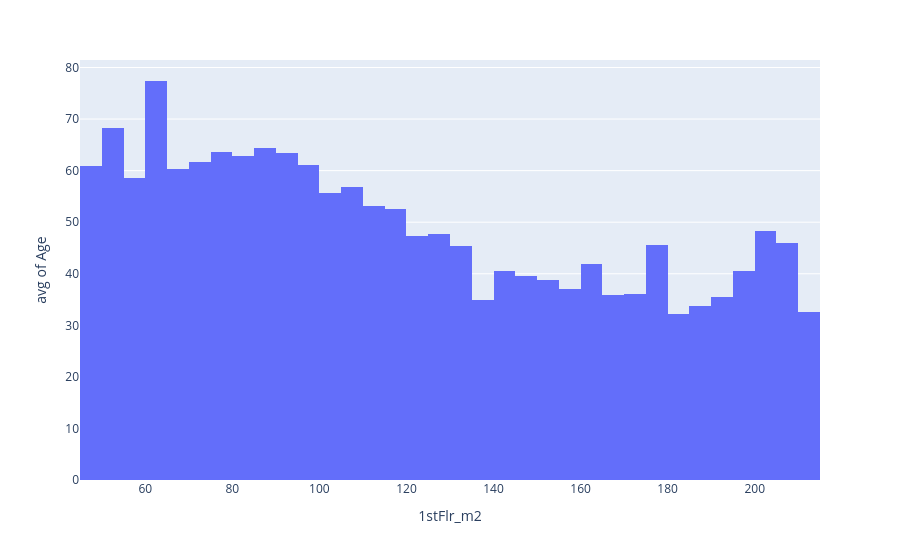

Notebook code cell kept with this figure:
### Code cell
px.histogram(df,x="1stFlr_m2",y="Age",histfunc="avg")

### Figure 1 — Plotly figure (JSON) as saved in the notebook; plotly's stock layout.template omitted (floating-point values rounded to 4 significant figures; data arrays with more than 128 entries replaced by an {"elided": "..."} marker saying what was removed)
{"data": [{"alignmentgroup": "True", "bingroup": "x", "histfunc": "avg", "hovertemplate": "1stFlr_m2=%{x}<br>avg of Age=%{y}<extra></extra>", "legendgroup": "", "marker": {"color": "#636efa", "pattern": {"shape": ""}}, "name": "", "offsetgroup": "", "orientation": "v", "showlegend": false, "type": "histogram", "x": {"elided": "2930 float values"}, "xaxis": "x", "y": {"elided": "2930 int values"}, "yaxis": "y"}], "layout": {"barmode": "relative", "legend": {"tracegroupgap": 0}, "margin": {"t": 60}, "xaxis": {"anchor": "y", "domain": [0, 1], "title": {"text": "1stFlr_m2"}}, "yaxis": {"anchor": "x", "domain": [0, 1], "title": {"text": "avg of Age"}}}}
